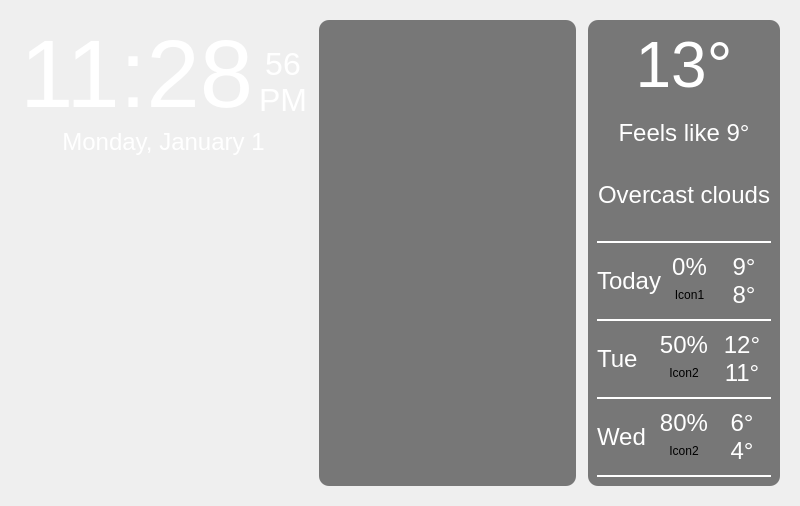
<?xml version="1.0" encoding="UTF-8"?>
<ui version="4.0">
 <class>MainWindow</class>
 <widget class="QMainWindow" name="MainWindow">
  <property name="geometry">
   <rect>
    <x>0</x>
    <y>0</y>
    <width>800</width>
    <height>506</height>
   </rect>
  </property>
  <property name="baseSize">
   <size>
    <width>800</width>
    <height>480</height>
   </size>
  </property>
  <property name="acceptDrops">
   <bool>false</bool>
  </property>
  <property name="windowTitle">
   <string>Pi Dashboard</string>
  </property>
  <widget class="QWidget" name="centralwidget">
   <property name="baseSize">
    <size>
     <width>800</width>
     <height>480</height>
    </size>
   </property>
   <property name="layoutDirection">
    <enum>Qt::LayoutDirection::LeftToRight</enum>
   </property>
   <layout class="QHBoxLayout" name="horizontalLayout" stretch="30,40,30">
    <property name="spacing">
     <number>12</number>
    </property>
    <property name="leftMargin">
     <number>20</number>
    </property>
    <property name="topMargin">
     <number>20</number>
    </property>
    <property name="rightMargin">
     <number>20</number>
    </property>
    <property name="bottomMargin">
     <number>20</number>
    </property>
    <item>
     <layout class="QVBoxLayout" name="column1" stretch="0,0,0">
      <property name="spacing">
       <number>0</number>
      </property>
      <item>
       <layout class="QHBoxLayout" name="top" stretch="0,0">
        <property name="spacing">
         <number>0</number>
        </property>
        <item>
         <widget class="QLabel" name="timeText">
          <property name="font">
           <font>
            <pointsize>72</pointsize>
           </font>
          </property>
          <property name="layoutDirection">
           <enum>Qt::LayoutDirection::LeftToRight</enum>
          </property>
          <property name="styleSheet">
           <string notr="true">QLabel {
	color: white
}</string>
          </property>
          <property name="text">
           <string>11:28</string>
          </property>
          <property name="alignment">
           <set>Qt::AlignmentFlag::AlignLeading|Qt::AlignmentFlag::AlignLeft|Qt::AlignmentFlag::AlignVCenter</set>
          </property>
         </widget>
        </item>
        <item>
         <layout class="QVBoxLayout" name="secondsAndPeriod">
          <property name="spacing">
           <number>0</number>
          </property>
          <property name="leftMargin">
           <number>5</number>
          </property>
          <property name="topMargin">
           <number>15</number>
          </property>
          <item>
           <widget class="QLabel" name="secondsText">
            <property name="font">
             <font>
              <pointsize>24</pointsize>
             </font>
            </property>
            <property name="styleSheet">
             <string notr="true">QLabel {
	color: white
}</string>
            </property>
            <property name="text">
             <string>56</string>
            </property>
            <property name="alignment">
             <set>Qt::AlignmentFlag::AlignBottom|Qt::AlignmentFlag::AlignHCenter</set>
            </property>
           </widget>
          </item>
          <item>
           <widget class="QLabel" name="periodText">
            <property name="font">
             <font>
              <pointsize>24</pointsize>
             </font>
            </property>
            <property name="styleSheet">
             <string notr="true">QLabel {
	color: white
}</string>
            </property>
            <property name="text">
             <string>PM</string>
            </property>
            <property name="alignment">
             <set>Qt::AlignmentFlag::AlignHCenter|Qt::AlignmentFlag::AlignTop</set>
            </property>
           </widget>
          </item>
         </layout>
        </item>
       </layout>
      </item>
      <item>
       <widget class="QLabel" name="dateText">
        <property name="font">
         <font>
          <pointsize>18</pointsize>
         </font>
        </property>
        <property name="styleSheet">
         <string notr="true">QLabel {
	color: white
}</string>
        </property>
        <property name="text">
         <string>Monday, January 1</string>
        </property>
        <property name="alignment">
         <set>Qt::AlignmentFlag::AlignHCenter|Qt::AlignmentFlag::AlignTop</set>
        </property>
       </widget>
      </item>
      <item>
       <spacer name="column1spacer">
        <property name="orientation">
         <enum>Qt::Orientation::Vertical</enum>
        </property>
        <property name="sizeType">
         <enum>QSizePolicy::Policy::Expanding</enum>
        </property>
        <property name="sizeHint" stdset="0">
         <size>
          <width>20</width>
          <height>40</height>
         </size>
        </property>
       </spacer>
      </item>
     </layout>
    </item>
    <item>
     <widget class="QFrame" name="column2">
      <property name="maximumSize">
       <size>
        <width>257</width>
        <height>16777215</height>
       </size>
      </property>
      <property name="styleSheet">
       <string notr="true">QFrame {
    background-color: rgba(0, 0, 0, 128); /* Black with 50% opacity */
    border-radius: 10px; /* Rounded corners */
}</string>
      </property>
      <property name="frameShape">
       <enum>QFrame::Shape::StyledPanel</enum>
      </property>
      <property name="frameShadow">
       <enum>QFrame::Shadow::Raised</enum>
      </property>
      <layout class="QVBoxLayout" name="verticalLayout"/>
     </widget>
    </item>
    <item>
     <widget class="QFrame" name="column3">
      <property name="styleSheet">
       <string notr="true">QFrame {
    background-color: rgba(0, 0, 0, 128); /* Black with 50% opacity */
    border-radius: 10px; /* Rounded corners */
}</string>
      </property>
      <layout class="QVBoxLayout" name="verticalLayout_2">
       <property name="spacing">
        <number>0</number>
       </property>
       <property name="leftMargin">
        <number>9</number>
       </property>
       <item>
        <widget class="QLabel" name="currentTempText">
         <property name="font">
          <font>
           <pointsize>48</pointsize>
          </font>
         </property>
         <property name="styleSheet">
          <string notr="true">QFrame {
    background-color: rgba(0, 0, 0, 0);
    border-radius: 0px;
}

QLabel {
	color: white
}</string>
         </property>
         <property name="text">
          <string>13°</string>
         </property>
         <property name="alignment">
          <set>Qt::AlignmentFlag::AlignCenter</set>
         </property>
        </widget>
       </item>
       <item>
        <widget class="QLabel" name="feelsLikeText">
         <property name="font">
          <font>
           <pointsize>18</pointsize>
          </font>
         </property>
         <property name="styleSheet">
          <string notr="true">QFrame {
    background-color: rgba(0, 0, 0, 0);
    border-radius: 0px;
}

QLabel {
	color: white
}</string>
         </property>
         <property name="text">
          <string>Feels like 9°</string>
         </property>
         <property name="alignment">
          <set>Qt::AlignmentFlag::AlignCenter</set>
         </property>
        </widget>
       </item>
       <item>
        <widget class="QLabel" name="weatherText">
         <property name="font">
          <font>
           <pointsize>18</pointsize>
          </font>
         </property>
         <property name="styleSheet">
          <string notr="true">QFrame {
    background-color: rgba(0, 0, 0, 0);
    border-radius: 0px;
}

QLabel {
	color: white
}</string>
         </property>
         <property name="text">
          <string>Overcast clouds</string>
         </property>
         <property name="alignment">
          <set>Qt::AlignmentFlag::AlignCenter</set>
         </property>
        </widget>
       </item>
       <item>
        <spacer name="verticalSpacer_3">
         <property name="orientation">
          <enum>Qt::Orientation::Vertical</enum>
         </property>
         <property name="sizeType">
          <enum>QSizePolicy::Policy::Fixed</enum>
         </property>
         <property name="sizeHint" stdset="0">
          <size>
           <width>20</width>
           <height>15</height>
          </size>
         </property>
        </spacer>
       </item>
       <item>
        <widget class="Line" name="divider1">
         <property name="maximumSize">
          <size>
           <width>16777215</width>
           <height>2</height>
          </size>
         </property>
         <property name="styleSheet">
          <string notr="true">QFrame {
    background-color: white;
}</string>
         </property>
         <property name="lineWidth">
          <number>1</number>
         </property>
         <property name="midLineWidth">
          <number>0</number>
         </property>
         <property name="orientation">
          <enum>Qt::Orientation::Horizontal</enum>
         </property>
        </widget>
       </item>
       <item>
        <layout class="QHBoxLayout" name="day1">
         <property name="leftMargin">
          <number>0</number>
         </property>
         <property name="topMargin">
          <number>10</number>
         </property>
         <property name="bottomMargin">
          <number>10</number>
         </property>
         <item>
          <widget class="QLabel" name="day1Text">
           <property name="font">
            <font>
             <pointsize>18</pointsize>
            </font>
           </property>
           <property name="styleSheet">
            <string notr="true">QFrame {
    background-color: rgba(0, 0, 0, 0);
    border-radius: 0px;
}

QLabel {
	color: white
}</string>
           </property>
           <property name="text">
            <string>Today</string>
           </property>
          </widget>
         </item>
         <item>
          <layout class="QVBoxLayout" name="verticalLayout_3">
           <item>
            <widget class="QLabel" name="day1prec">
             <property name="font">
              <font>
               <pointsize>18</pointsize>
              </font>
             </property>
             <property name="styleSheet">
              <string notr="true">QFrame {
    background-color: rgba(0, 0, 0, 0);
    border-radius: 0px;
}

QLabel {
	color: white
}</string>
             </property>
             <property name="text">
              <string>0%</string>
             </property>
             <property name="alignment">
              <set>Qt::AlignmentFlag::AlignCenter</set>
             </property>
            </widget>
           </item>
           <item>
            <widget class="QLabel" name="day1icon">
             <property name="maximumSize">
              <size>
               <width>16777215</width>
               <height>16777215</height>
              </size>
             </property>
             <property name="styleSheet">
              <string notr="true">QFrame {
    background-color: rgba(0, 0, 0, 0);
    border-radius: 0px;
}</string>
             </property>
             <property name="text">
              <string>Icon1</string>
             </property>
             <property name="alignment">
              <set>Qt::AlignmentFlag::AlignCenter</set>
             </property>
            </widget>
           </item>
          </layout>
         </item>
         <item>
          <layout class="QVBoxLayout" name="verticalLayout_4">
           <item>
            <widget class="QLabel" name="day1hi">
             <property name="font">
              <font>
               <pointsize>18</pointsize>
              </font>
             </property>
             <property name="styleSheet">
              <string notr="true">QFrame {
    background-color: rgba(0, 0, 0, 0);
    border-radius: 0px;
}

QLabel {
	color: white
}</string>
             </property>
             <property name="text">
              <string>9°</string>
             </property>
             <property name="alignment">
              <set>Qt::AlignmentFlag::AlignCenter</set>
             </property>
            </widget>
           </item>
           <item>
            <widget class="QLabel" name="day1lo">
             <property name="font">
              <font>
               <pointsize>18</pointsize>
              </font>
             </property>
             <property name="styleSheet">
              <string notr="true">QFrame {
    background-color: rgba(0, 0, 0, 0);
    border-radius: 0px;
}

QLabel {
	color: white
}</string>
             </property>
             <property name="text">
              <string>8°</string>
             </property>
             <property name="alignment">
              <set>Qt::AlignmentFlag::AlignCenter</set>
             </property>
            </widget>
           </item>
          </layout>
         </item>
        </layout>
       </item>
       <item>
        <widget class="Line" name="divider2">
         <property name="maximumSize">
          <size>
           <width>16777215</width>
           <height>2</height>
          </size>
         </property>
         <property name="styleSheet">
          <string notr="true">QFrame {
    background-color: white;
}</string>
         </property>
         <property name="lineWidth">
          <number>1</number>
         </property>
         <property name="midLineWidth">
          <number>0</number>
         </property>
         <property name="orientation">
          <enum>Qt::Orientation::Horizontal</enum>
         </property>
        </widget>
       </item>
       <item>
        <layout class="QHBoxLayout" name="day2">
         <property name="topMargin">
          <number>10</number>
         </property>
         <property name="bottomMargin">
          <number>10</number>
         </property>
         <item>
          <widget class="QLabel" name="day2Text">
           <property name="font">
            <font>
             <pointsize>18</pointsize>
            </font>
           </property>
           <property name="styleSheet">
            <string notr="true">QFrame {
    background-color: rgba(0, 0, 0, 0);
    border-radius: 0px;
}

QLabel {
	color: white
}</string>
           </property>
           <property name="text">
            <string>Tue</string>
           </property>
          </widget>
         </item>
         <item>
          <layout class="QVBoxLayout" name="verticalLayout_5">
           <item>
            <widget class="QLabel" name="day2prec">
             <property name="font">
              <font>
               <pointsize>18</pointsize>
              </font>
             </property>
             <property name="styleSheet">
              <string notr="true">QFrame {
    background-color: rgba(0, 0, 0, 0);
    border-radius: 0px;
}

QLabel {
	color: white
}</string>
             </property>
             <property name="text">
              <string>50%</string>
             </property>
             <property name="alignment">
              <set>Qt::AlignmentFlag::AlignCenter</set>
             </property>
            </widget>
           </item>
           <item>
            <widget class="QLabel" name="day2icon">
             <property name="styleSheet">
              <string notr="true">QFrame {
    background-color: rgba(0, 0, 0, 0);
    border-radius: 0px;
}</string>
             </property>
             <property name="text">
              <string>Icon2</string>
             </property>
             <property name="alignment">
              <set>Qt::AlignmentFlag::AlignCenter</set>
             </property>
            </widget>
           </item>
          </layout>
         </item>
         <item>
          <layout class="QVBoxLayout" name="verticalLayout_6">
           <item>
            <widget class="QLabel" name="day2hi">
             <property name="font">
              <font>
               <pointsize>18</pointsize>
              </font>
             </property>
             <property name="styleSheet">
              <string notr="true">QFrame {
    background-color: rgba(0, 0, 0, 0);
    border-radius: 0px;
}

QLabel {
	color: white
}</string>
             </property>
             <property name="text">
              <string>12°</string>
             </property>
             <property name="alignment">
              <set>Qt::AlignmentFlag::AlignCenter</set>
             </property>
            </widget>
           </item>
           <item>
            <widget class="QLabel" name="day2lo">
             <property name="font">
              <font>
               <pointsize>18</pointsize>
              </font>
             </property>
             <property name="styleSheet">
              <string notr="true">QFrame {
    background-color: rgba(0, 0, 0, 0);
    border-radius: 0px;
}

QLabel {
	color: white
}</string>
             </property>
             <property name="text">
              <string>11°</string>
             </property>
             <property name="alignment">
              <set>Qt::AlignmentFlag::AlignCenter</set>
             </property>
            </widget>
           </item>
          </layout>
         </item>
        </layout>
       </item>
       <item>
        <widget class="Line" name="divider3">
         <property name="maximumSize">
          <size>
           <width>16777215</width>
           <height>2</height>
          </size>
         </property>
         <property name="styleSheet">
          <string notr="true">QFrame {
    background-color: white;
}</string>
         </property>
         <property name="lineWidth">
          <number>1</number>
         </property>
         <property name="midLineWidth">
          <number>0</number>
         </property>
         <property name="orientation">
          <enum>Qt::Orientation::Horizontal</enum>
         </property>
        </widget>
       </item>
       <item>
        <layout class="QHBoxLayout" name="day3">
         <property name="topMargin">
          <number>10</number>
         </property>
         <property name="bottomMargin">
          <number>10</number>
         </property>
         <item>
          <widget class="QLabel" name="day3Text">
           <property name="font">
            <font>
             <pointsize>18</pointsize>
            </font>
           </property>
           <property name="styleSheet">
            <string notr="true">QFrame {
    background-color: rgba(0, 0, 0, 0);
    border-radius: 0px;
}

QLabel {
	color: white
}</string>
           </property>
           <property name="text">
            <string>Wed</string>
           </property>
          </widget>
         </item>
         <item>
          <layout class="QVBoxLayout" name="verticalLayout_7">
           <item>
            <widget class="QLabel" name="day3prec">
             <property name="font">
              <font>
               <pointsize>18</pointsize>
              </font>
             </property>
             <property name="styleSheet">
              <string notr="true">QFrame {
    background-color: rgba(0, 0, 0, 0);
    border-radius: 0px;
}

QLabel {
	color: white
}</string>
             </property>
             <property name="text">
              <string>80%</string>
             </property>
             <property name="alignment">
              <set>Qt::AlignmentFlag::AlignCenter</set>
             </property>
            </widget>
           </item>
           <item>
            <widget class="QLabel" name="day3icon">
             <property name="styleSheet">
              <string notr="true">QFrame {
    background-color: rgba(0, 0, 0, 0);
    border-radius: 0px;
}</string>
             </property>
             <property name="text">
              <string>Icon2</string>
             </property>
             <property name="alignment">
              <set>Qt::AlignmentFlag::AlignCenter</set>
             </property>
            </widget>
           </item>
          </layout>
         </item>
         <item>
          <layout class="QVBoxLayout" name="verticalLayout_8">
           <item>
            <widget class="QLabel" name="day3hi">
             <property name="font">
              <font>
               <pointsize>18</pointsize>
              </font>
             </property>
             <property name="styleSheet">
              <string notr="true">QFrame {
    background-color: rgba(0, 0, 0, 0);
    border-radius: 0px;
}

QLabel {
	color: white
}</string>
             </property>
             <property name="text">
              <string>6°</string>
             </property>
             <property name="alignment">
              <set>Qt::AlignmentFlag::AlignCenter</set>
             </property>
            </widget>
           </item>
           <item>
            <widget class="QLabel" name="day3lo">
             <property name="font">
              <font>
               <pointsize>18</pointsize>
              </font>
             </property>
             <property name="styleSheet">
              <string notr="true">QFrame {
    background-color: rgba(0, 0, 0, 0);
    border-radius: 0px;
}

QLabel {
	color: white
}</string>
             </property>
             <property name="text">
              <string>4°</string>
             </property>
             <property name="alignment">
              <set>Qt::AlignmentFlag::AlignCenter</set>
             </property>
            </widget>
           </item>
          </layout>
         </item>
        </layout>
       </item>
       <item>
        <widget class="Line" name="divider4">
         <property name="maximumSize">
          <size>
           <width>16777215</width>
           <height>2</height>
          </size>
         </property>
         <property name="styleSheet">
          <string notr="true">QFrame {
    background-color: white;
}</string>
         </property>
         <property name="orientation">
          <enum>Qt::Orientation::Horizontal</enum>
         </property>
        </widget>
       </item>
      </layout>
     </widget>
    </item>
   </layout>
  </widget>
 </widget>
 <resources/>
 <connections/>
</ui>
